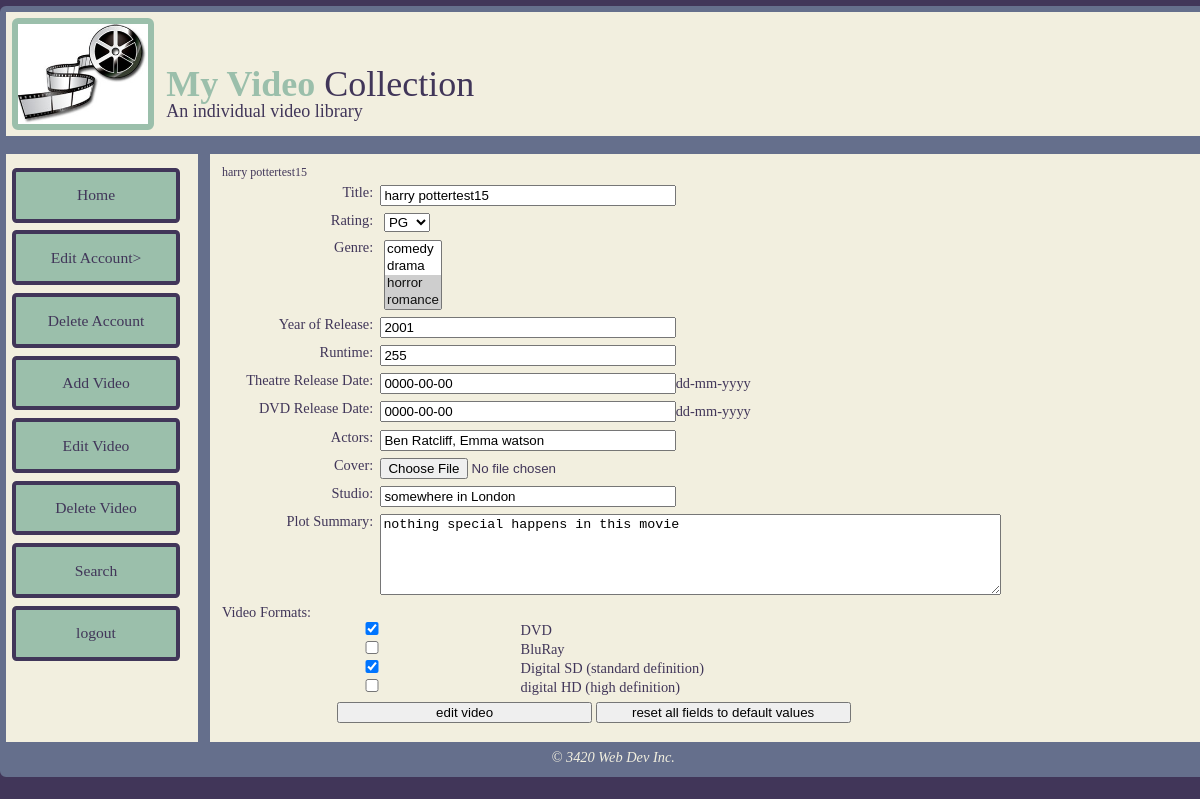
Page /edit_video.php?id=15 (signed in) on the committed database.
### tables this page shows
CREATE TABLE video (
  id bigint(20) unsigned NOT NULL AUTO_INCREMENT,
  title varchar(50) NOT NULL,
  rating enum('G','PG','14A','18A','A','E') NOT NULL,
  yearOfRelease smallint(5) unsigned DEFAULT NULL,
  runtime tinyint(3) unsigned DEFAULT NULL,
  theatreReleaseDate char(10) NOT NULL,
  DVDReleaseDate char(10) NOT NULL,
  actors varchar(300) DEFAULT NULL,
  studio varchar(50) DEFAULT NULL,
  plotSummary varchar(500) NOT NULL,
  hasDVD tinyint(1) NOT NULL DEFAULT '0',
  hasBluRay tinyint(1) NOT NULL DEFAULT '0',
  hasSD tinyint(1) NOT NULL DEFAULT '0',
  hasHD tinyint(1) NOT NULL DEFAULT '0',
  userid bigint(20) unsigned NOT NULL,
  coverArtFileExt char(5) NOT NULL DEFAULT '',
  PRIMARY KEY (id),
  UNIQUE KEY id (id),
  UNIQUE KEY userid_2 (userid,title),
  KEY userid (userid),
  CONSTRAINT video_ibfk_1 FOREIGN KEY (userid) REFERENCES `user` (id) ON DELETE CASCADE
);

### edit_video.php (the view, shortened to what this page needs)
<?$debug = false;
require 'functions.php';
include "session_start.php";
if ( isset($_GET['id']) || isset($_POST['id']))
	{$id = isset($_GET['id'])? (int) $_GET['id']: (int) $_POST['id'];
	$v = $sql->query('select * from video where id = '.$id)->fetch_assoc();
	$res = $sql->query('select name from genre order by name asc');
	while ($g = $res->fetch_assoc())
		$genres[$g['name']] = false;
	$res = $sql->query('select genre from video_genre where videoId = '.$id);
	while($g = $res->fetch_assoc())
		$genres[$g['genre']] = true;
	}
else
	header('location: search.php');
echo '<body>';
?>
<div class="Main">
<h1><?echo $v['title']?></h1>
<form action="edit_video.php" method="post" enctype='multipart/form-data'>
<div><label for='title'>Title: </label><input id='title' type="text" name="title"  value="<?echo $v['title']?>"/></div>
<div><label for='rating'>Rating: </label>
<select id='rating' name="rating">
<option value="PG" <?echo 'PG'==$v['rating']? 'selected="selected"' : ''?>>PG</option>
</select></div>
<div><label for='genre'>Genre: </label>
<select id='genre' name="genre[]" multiple="multiple">
<?foreach($genres as $name => $exists)
	printf("<option value='%s'  %s>%s</option>\n", $name, $exists? 'selected="selected"' : '', $name);
	?>
</select></div>
<div><label for='YoR'>Year of Release: </label><input id='YoR' name="yearOfRelease" type="text"  value="<?echo $v['yearOfRelease']?>"/></div>
<div><label for='runtime'>Runtime: </label><input id='runtime' name="runtime" type="text" value="<?echo $v['runtime']?>"/></div>
<div><label for='trd'>Theatre Release Date: </label><input id='trd' name="theatreReleaseDate" type="text" value="<?echo $v['theatreReleaseDate']?>"/><span class="placeholder">dd-mm-yyyy</span></div>
<div><label for='drd'>DVD Release Date: </label><input id='drd' name="DVDReleaseDate" type="text" value="<?echo $v['DVDReleaseDate']?>"/><span class="placeholder">dd-mm-yyyy</span></div>
<div><label for='actors'>Actors: </label><input id='actors' name="actors" type="text" value="<?echo $v['actors']?>"/></div>
<div><label for='coverArt'>Cover: </label><input id='coverArt' name="coverArt" type="file"/></div>
<div><label for='studio'>Studio: </label><input id='studio' name="studio" type="text" value="<?echo $v['studio']?>"/></div>
<div><label for='plotSummary'>Plot Summary: </label><textarea id="plotSummary" name="plotSummary" cols="75" rows="5"><?echo htmlspecialchars($v['plotSummary'])?></textarea></div>
<fieldset>
<legend>Video Formats: </legend>
<input name="hasDVD" type="checkbox" <?echo $v['hasDVD']? 'checked="checked"' : '';?> id='dvd'/><label for='dvd'>DVD</label>
<input name="hasBluRay" type="checkbox" <?echo $v['hasBluRay']? 'checked="checked"' : '';?> id='br'/><label for='br'>BluRay</label>
<input name="hasSD" type="checkbox" <?echo $v['hasSD']? 'checked="checked"' : ''?> id='sd'/><label for='sd'>Digital SD (standard definition)</label>
<input name="hasHD" type="checkbox" <?echo $v['hasHD']? 'checked="checked"' : ''?> id='hd'/><label for='hd'>digital HD (high definition)</label>
</fieldset>
<div class='buttons'>
<input type="submit" value="edit video"/>
<input type="reset" value="reset all fields to default values"/>
</div>
</form>
</div>
</body>
</html>

### style/global.css (style rules this page uses)
input { width:30%; }
label { width:60%;display: inline-block; }
body { background-color:#413659; font-size:12px; }
.Main { float:right; border-left: 1em solid #656F8C; width:81em; padding:1em; min-height: 500px; }
form { font-size: 1.2em; }
form div { margin:.5em; }
form div label { display:inline-block; width:10em; text-align:right; vertical-align:top; padding-right: .5em; }
form .buttons { margin-left:8em; }

### rows in the picture
video: title "harry pottertest15", rating "PG", yearOfRelease "2001", runtime "255", theatreReleaseDate "0000-00-00", DVDReleaseDate "0000-00-00", actors "Ben Ratcliff, Emma watson", studio "somewhere in London", plotSummary "nothing special happens in this movie", hasDVD "☑", hasSD "☑"

### other values in the picture
form field value "comedy / drama / horror ☑ / romance ☑"
